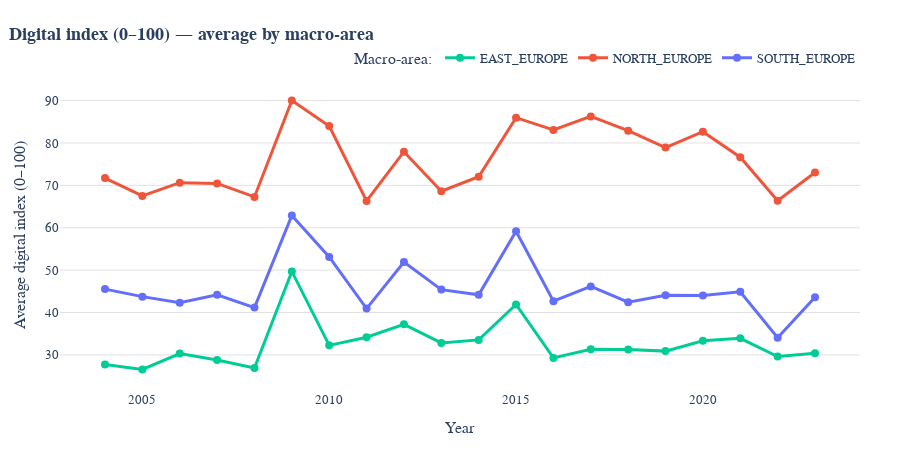

Here is the notebook cell this chart was saved with:
### Code cell
import pandas as pd
import plotly.graph_objects as go

# -------------------------
# Prepara i dati
# -------------------------
agg = (
    final_df[final_df["eu_pos"].isin(["EAST_EUROPE", "SOUTH_EUROPE", "NORTH_EUROPE"])]
    .groupby(["year", "eu_pos"], as_index=False)["digital_index"]
    .mean()
    .sort_values("year")
)

wide = agg.pivot(index="year", columns="eu_pos", values="digital_index").sort_index()

# Colori forniti
colors = {
    "SOUTH_EUROPE": "#636EFA",
    "NORTH_EUROPE": "#EF553B",
    "EAST_EUROPE": "#00CC96"
}

# -------------------------
# Plot
# -------------------------
fig = go.Figure()

for c in wide.columns:
    fig.add_trace(
        go.Scatter(
            x=wide.index,
            y=wide[c],
            mode="lines+markers",
            name=c,
            line=dict(width=3, color=colors[c]),
            marker=dict(size=8),
            hovertemplate="Year %{x}<br>Digital index: %{y:.1f}<extra></extra>"
        )
    )

fig.update_layout(
    template="plotly_white",
    width=900,
    height=450,
    margin=dict(l=60, r=40, t=80, b=60),
    font=dict(family="Arial", size=13),

    title=dict(
        text="<b>Digital index (0–100) — average by macro-area</b>",
        x=0.01,
        xanchor="left"
    ),

    xaxis=dict(
        title="Year",
        tickangle=0,
        showgrid=False
    ),

    yaxis=dict(
        title="Average digital index (0–100)",
        showgrid=True,
        gridcolor="rgba(0,0,0,0.12)",
        zeroline=False
    ),

    legend=dict(
        title="Macro-area:",
        orientation="h",
        yanchor="bottom",
        y=1.02,
        xanchor="right",
        x=1
    )
)

fig.show()

### Figure 1 — Plotly figure (JSON) as saved in the notebook; plotly's stock layout.template omitted (floating-point values rounded to 4 significant figures)
{"data": [{"hovertemplate": "Year %{x}<br>Digital index: %{y:.1f}<extra></extra>", "line": {"color": "#00CC96", "width": 3}, "marker": {"size": 8}, "mode": "lines+markers", "name": "EAST_EUROPE", "type": "scatter", "x": [2004, 2005, 2006, 2007, 2008, 2009, 2010, 2011, 2012, 2013, 2014, 2015, 2016, 2017, 2018, 2019, 2020, 2021, 2022, 2023], "y": [27.72, 26.56, 30.32, 28.79, 26.89, 49.69, 32.26, 34.17, 37.21, 32.84, 33.54, 41.91, 29.3, 31.32, 31.28, 30.9, 33.34, 33.91, 29.63, 30.41]}, {"hovertemplate": "Year %{x}<br>Digital index: %{y:.1f}<extra></extra>", "line": {"color": "#EF553B", "width": 3}, "marker": {"size": 8}, "mode": "lines+markers", "name": "NORTH_EUROPE", "type": "scatter", "x": [2004, 2005, 2006, 2007, 2008, 2009, 2010, 2011, 2012, 2013, 2014, 2015, 2016, 2017, 2018, 2019, 2020, 2021, 2022, 2023], "y": [71.71, 67.5, 70.64, 70.45, 67.27, 90.02, 83.99, 66.34, 77.94, 68.61, 72.04, 85.97, 83.08, 86.25, 82.89, 78.91, 82.65, 76.64, 66.39, 73.02]}, {"hovertemplate": "Year %{x}<br>Digital index: %{y:.1f}<extra></extra>", "line": {"color": "#636EFA", "width": 3}, "marker": {"size": 8}, "mode": "lines+markers", "name": "SOUTH_EUROPE", "type": "scatter", "x": [2004, 2005, 2006, 2007, 2008, 2009, 2010, 2011, 2012, 2013, 2014, 2015, 2016, 2017, 2018, 2019, 2020, 2021, 2022, 2023], "y": [45.53, 43.75, 42.32, 44.19, 41.16, 62.91, 53.12, 40.92, 51.92, 45.4, 44.18, 59.17, 42.68, 46.16, 42.43, 44.07, 44.02, 44.89, 34.04, 43.6]}], "layout": {"font": {"family": "Arial", "size": 13}, "height": 450, "legend": {"orientation": "h", "title": {"text": "Macro-area:"}, "x": 1, "xanchor": "right", "y": 1.02, "yanchor": "bottom"}, "margin": {"b": 60, "l": 60, "r": 40, "t": 80}, "title": {"text": "<b>Digital index (0–100) — average by macro-area</b>", "x": 0.01, "xanchor": "left"}, "width": 900, "xaxis": {"showgrid": false, "tickangle": 0, "title": {"text": "Year"}}, "yaxis": {"gridcolor": "rgba(0,0,0,0.12)", "showgrid": true, "title": {"text": "Average digital index (0–100)"}, "zeroline": false}}}
